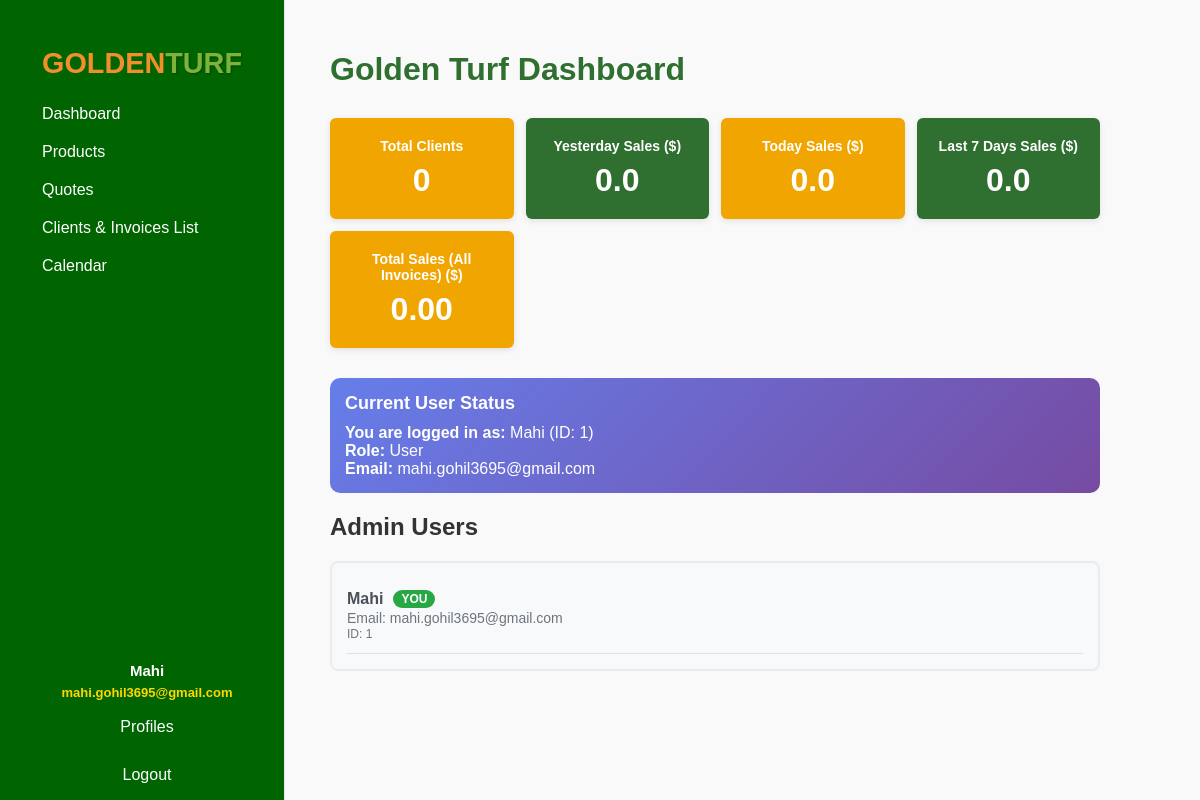
The app's page /dashboard (signed in) with its own data.
### tables this page shows
CREATE TABLE "users" (
                id INTEGER PRIMARY KEY AUTOINCREMENT,
                name TEXT NOT NULL,
                email TEXT NOT NULL UNIQUE,
                password_hash BLOB,
                reset_token TEXT,
                token_expiry TEXT,
                role TEXT DEFAULT 'user',
                verification_code TEXT,
                permissions TEXT DEFAULT 'dashboard'
            );

### app.py (the view)
@app.route('/dashboard')
def dashboard():
    if 'user_id' not in session: return redirect(url_for('login'))
    total_clients_result = db_exec('SELECT COUNT(*) FROM clients WHERE owner_id = ?', (session['user_id'],), fetch='one')
    total_clients = total_clients_result[0] if total_clients_result else 0
    admins = db_exec('SELECT id, name, email FROM users WHERE role = "admin" ORDER BY id', fetch='all') or []
    from datetime import datetime, timedelta
    today = datetime.now().strftime('%Y-%m-%d')
    yesterday = (datetime.now() - timedelta(days=1)).strftime('%Y-%m-%d')
    week_ago = (datetime.now() - timedelta(days=7)).strftime('%Y-%m-%d')
    today_sales_result = db_exec('SELECT SUM(total) FROM invoices WHERE owner_id = ? AND DATE(created_date) = ? AND payment_status = "Paid"', (session['user_id'], today), fetch='one')
    today_sales = today_sales_result[0] if today_sales_result and today_sales_result[0] else 0
    yesterday_sales_result = db_exec('SELECT SUM(total) FROM invoices WHERE owner_id = ? AND DATE(created_date) = ? AND payment_status = "Paid"', (session['user_id'], yesterday), fetch='one')
    yesterday_sales = yesterday_sales_result[0] if yesterday_sales_result and yesterday_sales_result[0] else 0
    last_7_days_sales_result = db_exec('SELECT SUM(total) FROM invoices WHERE owner_id = ? AND DATE(created_date) >= ? AND payment_status = "Paid"', (session['user_id'], week_ago), fetch='one')
    last_7_days_sales = last_7_days_sales_result[0] if last_7_days_sales_result and last_7_days_sales_result[0] else 0
    total_sales_result = db_exec('SELECT SUM(total) FROM invoices WHERE owner_id = ? AND payment_status = "Paid"', (session['user_id'],), fetch='one')
    total_sales = total_sales_result[0] if total_sales_result and total_sales_result[0] else 0
    return render_template('dashboard.html',
                         total_clients=total_clients,
                         admins=admins,
                         today_sales=today_sales,
                         yesterday_sales=yesterday_sales,
                         last_7_days_sales=last_7_days_sales,
                         total_sales=total_sales)

### app.py (called while the page is built)
def db_exec(query, params=(), fetch=None):
    conn = sqlite3.connect('users.db')
    c = conn.cursor()
    c.execute(query, params)
    if fetch == 'one': result = c.fetchone()
    elif fetch == 'all': result = c.fetchall()
    else: result = None
    conn.commit()
    conn.close()
    return result

### templates/dashboard.html (shortened to what this page needs)
<!DOCTYPE html>
<html lang="en">
<head>
    <link rel="stylesheet" href="{{ url_for('static', filename='dashboard.css') }}">
</head>
<body>
    {% include '_sidebar.html' %}
    <div id="main_content" class="main-content" style="margin-left: 280px; padding: 30px 50px; width: calc(100vw - 330px); box-sizing: border-box;">
        <h1 id="dashboard_title">Golden Turf Dashboard</h1>
        <div id="kpi_grid" class="kpi-grid">
            <div id="kpi_total_clients" class="kpi-tile orange" data-metric="total_clients">
                <div class="kpi-label">Total Clients</div>
                <div class="kpi-value">{{ total_clients }}</div>
            </div>
            <div id="kpi_yesterday_sales" class="kpi-tile green" data-metric="yesterday_sales">
                <div class="kpi-label">Yesterday Sales ($)</div>
                <div class="kpi-value">{{ yesterday_sales|default(0)|float|round(2) }}</div>
            </div>
            <div id="kpi_today_sales" class="kpi-tile orange" data-metric="today_sales">
                <div class="kpi-label">Today Sales ($)</div>
                <div class="kpi-value">{{ today_sales|default(0)|float|round(2) }}</div>
            </div>
            <div id="kpi_last_7_days_sales" class="kpi-tile green" data-metric="last_7_days_sales">
                <div class="kpi-label">Last 7 Days Sales ($)</div>
                <div class="kpi-value">{{ last_7_days_sales|default(0)|float|round(2) }}</div>
            </div>
            <div id="kpi_total_sales" class="kpi-tile orange" data-metric="total_sales">
                <div class="kpi-label">Total Sales (All Invoices) ($)</div>
                <div class="kpi-value">{{ "{:,.2f}".format(total_sales|default(0)|float) }}</div>
            </div>
        </div>
        <section id="user_status_section" class="user-status" style="margin-bottom: 20px; padding: 15px; background: linear-gradient(135deg, #667eea 0%, #764ba2 100%); border-radius: 10px; color: white;">
            <h2 style="margin: 0 0 10px 0; font-size: 18px;">Current User Status</h2>
            <div style="font-size: 16px;">
                <strong>You are logged in as:</strong> {{ session.user_name or 'User' }} (ID: {{ session.user_id }})<br>
                <strong>Role:</strong>
                {% if session.user_role == 'admin' %}
                    <span style="color: #ffd700; font-weight: bold;">ADMIN</span>
                {% else %}
                    <span style="color: #lightblue;">User</span>
                {% endif %}
                <br>
                <strong>Email:</strong> {{ session.user_email or session.email or 'Email not found' }}
            </div>
        </section>
        <section id="admin_list_section" class="admin-list" style="margin-bottom: 30px;">
            <h2 id="admin_list_title">Admin Users</h2>
            <div id="admin_users_container" style="background: #f8f9fa; padding: 15px; border-radius: 8px; border: 2px solid #e9ecef;">
                {% if admins %}
                    <ul id="admin_users_list" style="list-style: none; padding: 0; margin: 0;">
                        {% for admin in admins %}
                            <li style="padding: 12px 0; border-bottom: 1px solid #dee2e6; display: flex; align-items: center; justify-content: space-between;">
                                <div style="display: flex; flex-direction: column;">
                                    <div style="display: flex; align-items: center; gap: 10px;">
                                        <strong style="color: #495057; font-size: 16px;">{{ admin[1] }}</strong>
                                        {% if admin[0] == session.user_id %}
                                            <span style="background: #28a745; color: white; padding: 2px 8px; border-radius: 12px; font-size: 12px; font-weight: bold;">YOU</span>
                                        {% endif %}
                                    </div>
                                    <div style="color: #6c757d; font-size: 14px; margin-top: 2px;">
                                        <span style="font-weight: 500;">Email:</span> {{ admin[2] }}
                                    </div>
                                    <div style="color: #6c757d; font-size: 12px; margin-top: 1px;">
                                        <span style="font-weight: 500;">ID:</span> {{ admin[0] }}
                                    </div>
                                </div>
                            </li>
                        {% endfor %}
                    </ul>
                {% else %}
                    <div style="text-align: center; color: #6c757d; font-style: italic;">
                        Loading admin information...
                        <br><small>If you just registered, you should be the admin (ID 1)</small>
                    </div>
                {% endif %}
            </div>
        </section>
    </div>
</body>
</html>

### templates/_sidebar.html (shortened to what this page needs)
<div class="sidebar" style="border-right: 1px solid #e2e8f0; min-width: 220px; max-width: 220px; background: #006400; color: white; height: 100vh; position: fixed;">
    <div style="text-align:center;padding:15px 5px;">
        <div class="sidebar-logo" style="font-weight: 700; font-size: 1.8rem; font-family: 'Eastman Grotesque', Arial, sans-serif;">
            <span style="color: #F28F2B;">GOLDEN</span><span style="color: #7FB23D; text-shadow: 1px 1px 2px rgba(0,0,0,0.3);">TURF</span>
        </div>
    </div>
    <nav class="navbar">
        <a href="{{ url_for('dashboard') }}" style="color: white; font-size: 16px; text-decoration: none; display: block; padding: 10px;">Dashboard</a>
        <div class="nav-dropdown">
            <a href="#" class="dropbtn" style="color: white; font-size: 16px; text-decoration: none; display: block; padding: 10px;">Products</a>
        </div>
        <a href="{{ url_for('quotes') }}" style="color: white; font-size: 16px; text-decoration: none; display: block; padding: 10px;">Quotes</a>
        <a href="{{ url_for('payments') }}" style="color: white; font-size: 16px; text-decoration: none; display: block; padding: 10px;">Clients &amp; Invoices List</a>
        <a href="{{ url_for('calendar') }}" style="color: white; font-size: 16px; text-decoration: none; display: block; padding: 10px;">Calendar</a>
        <div style="position: absolute; bottom: 70px; left: 5px; width: 100%; text-align: center;">
            <div style="color: #fff; font-weight: 600; margin-bottom: 6px;">
                <span style="font-size: 15px;">{{ session.get('user_name', 'Unknown') }}</span>
                {% if session.get('user_email') %}
                <br><span style="font-size: 13px; color: #ffd700;">{{ session.get('user_email') }}</span>
                {% endif %}
            </div>
            <a href="{{ url_for('profiles') }}" style="color: white; font-size: 16px; text-decoration: none; display: block; padding: 10px; margin-bottom: 10px;">Profiles</a>
            <a href="{{ url_for('logout') }}" style="color: white; font-size: 16px; text-decoration: none; display: block; padding: 10px;">Logout</a>
        </div>
    </nav>
</div>

### static/dashboard.css (style rules this page uses)
body { font-family: Arial, sans-serif; margin: 0; background-color: #f9f9f9; color: #333; }
.sidebar { width: 220px; background-color: #006400; color: white; height: 100vh; position: fixed; top: 0; left: 0; padding: 2rem; border-right: 2px solid #e2e8f0; font-size: 18px; transition: background-color 0.3s ease; z-index: 100; box-shadow: none; margin: 0; overflow: hidden; }
.sidebar nav a[href$="payments"]::after { content: ""; font-size: inherit; color: inherit; margin-left: 0; }
.nav-dropdown { position: relative; display: block; }
.dropbtn { color: white; padding: 12px 20px; text-decoration: none; font-size: 18px; font-weight: normal; display: block; }
.main-content { margin-left: 220px; padding: 30px 40px; }
h1 { color: #2f6f2f; margin-bottom: 30px; }
.kpi-grid { display: grid; grid-template-columns: repeat(auto-fit, minmax(180px, 1fr)); gap: 15px; margin-bottom: 30px; width: 100%; max-width: 100%; box-sizing: border-box; }
@media (max-width: 1200px) { .kpi-grid { grid-template-columns: repeat(auto-fit, minmax(160px, 1fr)); gap: 12px; } }
.kpi-tile { background-color: white; border-radius: 6px; box-shadow: 0 2px 6px rgba(0,0,0,0.1); padding: 20px; display: flex; flex-direction: column; justify-content: center; align-items: center; font-weight: bold; font-size: 18px; color: #333; }
.kpi-tile.green { background-color: #2f6f2f; color: white; }
.kpi-tile.orange { background-color: #f0a500; color: white; }
.kpi-label { font-size: 14px; margin-bottom: 8px; text-align: center; }
.kpi-value { font-size: 32px; }

### records on screen
users: get "Mahi", get "mahi.gohil3695@gmail.com", name "Mahi", email "mahi.gohil3695@gmail.com", shows "YOU", id "1"

### other values on screen
{{ total_clients }} "0"
{{ yesterday_sales|default(0)|float|round(2) }} "0.0"
{{ today_sales|default(0)|float|round(2) }} "0.0"
{{ last_7_days_sales|default(0)|float|round(2) }} "0.0"
{{ "{:,.2f}".format(total_sales|default(0)|float) }} "0.00"
{{ session.user_id }} "1"
